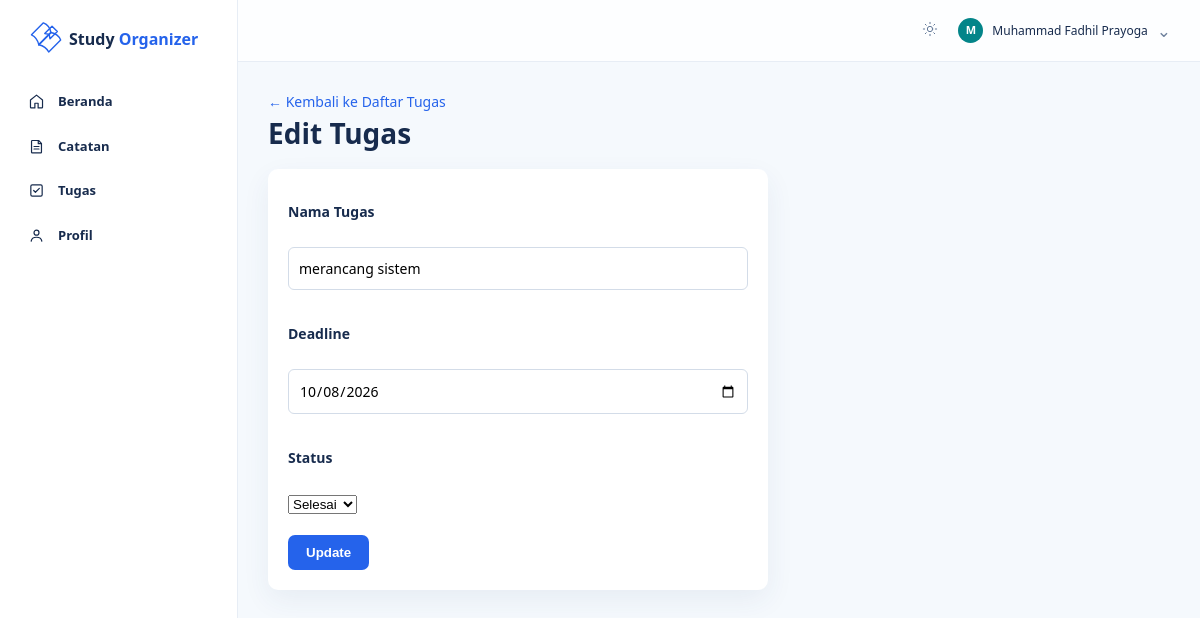
Page /edit_tugas.php?id=9 (signed in) on the committed database.
### tables this page shows
CREATE TABLE `tasks` (
  `id` int(11) NOT NULL AUTO_INCREMENT,
  `user_id` int(11) NOT NULL,
  `title` varchar(150) NOT NULL,
  `task_date` date NOT NULL,
  `deadline` date NOT NULL,
  `status` enum('belum','progres','selesai') DEFAULT 'belum',
  `created_at` timestamp NULL DEFAULT current_timestamp(),
  PRIMARY KEY (`id`),
  KEY `user_id` (`user_id`),
  CONSTRAINT `tasks_ibfk_1` FOREIGN KEY (`user_id`) REFERENCES `users` (`id`) ON DELETE CASCADE
);

### edit_tugas.php (the view, shortened to what this page needs)
<?php
require 'includes/db_koneksi.php';
$id = $_GET['id'];
$stmt = mysqli_prepare($koneksi, "SELECT * FROM tasks WHERE id = ? AND user_id = ?");
mysqli_stmt_bind_param($stmt, "ii", $id, $_SESSION['user_id']);
mysqli_stmt_execute($stmt);
$hasil = mysqli_stmt_get_result($stmt);
$tugas = mysqli_fetch_assoc($hasil);
?>
<?php include 'includes/header.php'; ?>
<a href="tugas.php">← Kembali ke Daftar Tugas</a>
<h1>Edit Tugas</h1>
<form action="update_tugas.php" method="POST">
    <label>Nama Tugas</label><br>
    <input type="text" name="title" value="<?= htmlspecialchars($tugas['title']) ?>" required><br><br>
    <label>Deadline</label><br>
    <input type="date" name="deadline" value="<?= $tugas['deadline'] ?>" required><br><br>
    <label>Status</label><br>
    <select name="status">
        <option value="selesai" <?= $tugas['status'] == 'selesai' ? 'selected' : '' ?>>Selesai</option>
    </select><br><br>
    <button type="submit">Update</button>
</form>
<?php include 'includes/footer.php'; ?>

### assets/style.css (style rules this page uses)
:root { --navy: #172b4d; --muted: #6f819d; --line: #e7edf5; --blue: #2563eb; --blue-soft: #eaf2ff; --shadow: 0 10px 28px rgba(38, 73, 117, .07); }
* { box-sizing: border-box; margin: 0; padding: 0; }
body { background: #f5f9fd; color: var(--navy); font: 14px/1.5 "Segoe UI", Arial, sans-serif; }
a { color: var(--blue); text-decoration: none; }
h1 { margin-bottom: 15px; color: var(--navy); }
.btn-tambah, button { display: inline-block; border: 0; border-radius: 7px; background: var(--blue); color: white; cursor: pointer; font-weight: 700; padding: 10px 18px; }
form { max-width: 500px; padding: 20px; border-radius: 10px; background: white; box-shadow: var(--shadow); }
label { display: block; margin: 12px 0 4px; font-weight: 700; }
input[type="text"], input[type="password"], input[type="date"], textarea { width: 100%; padding: 10px; border: 1px solid #d3dce8; border-radius: 6px; font: inherit; }

### rows in the picture
tasks: title "merancang sistem", deadline "10/08/2026", status "Selesai"

### other values in the picture
$sessionInitial "M"
$sessionDisplayName "Muhammad Fadhil Prayoga"
